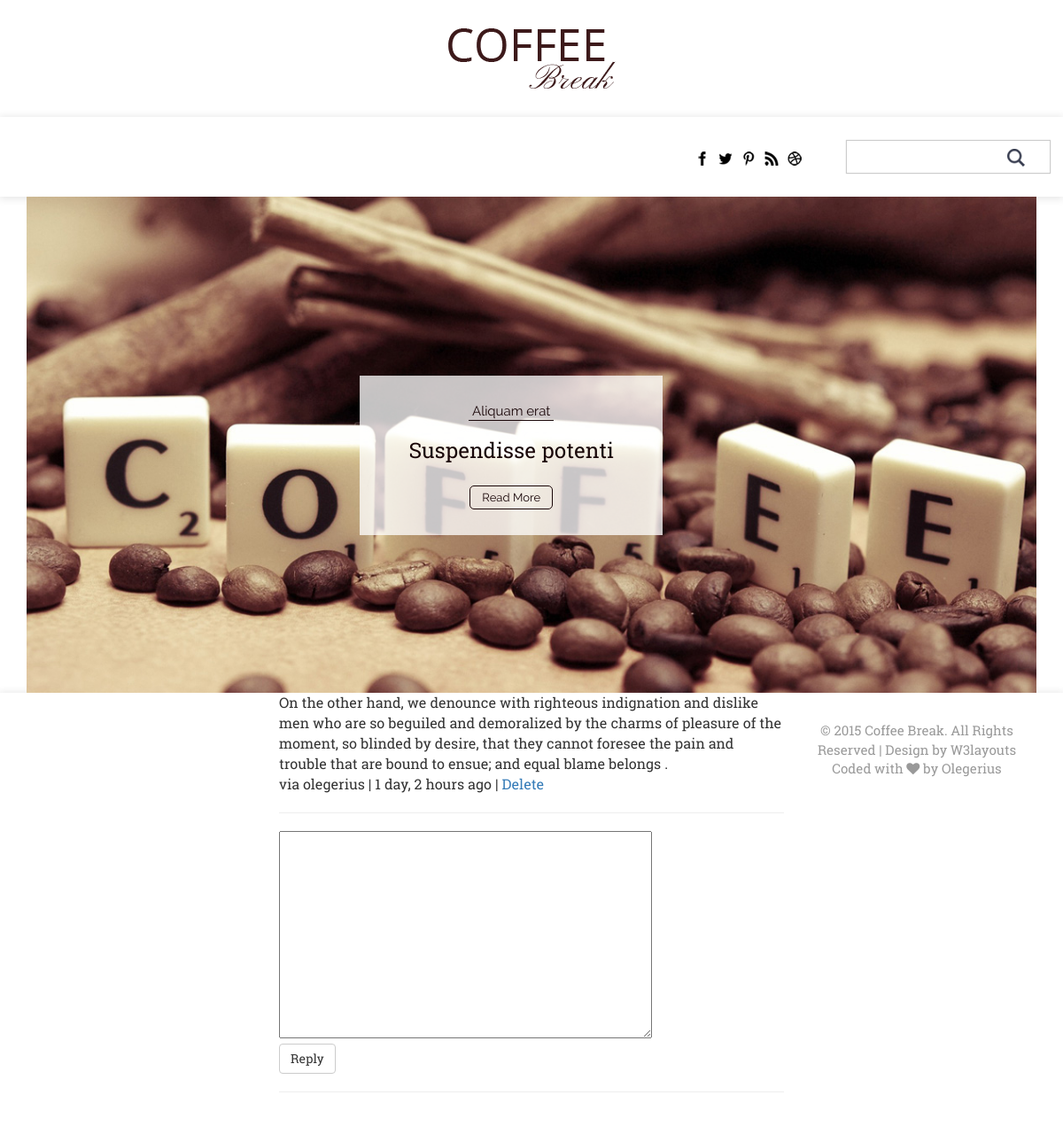
Page /comments/1/ (signed in) on the committed database.
### comments/models.py (models this page shows, shortened)
class Comment(models.Model):
    user = models.ForeignKey(settings.AUTH_USER_MODEL, default=1)
    content_type = models.ForeignKey(ContentType, on_delete=models.CASCADE)
    object_id = models.PositiveIntegerField()
    content_object = GenericForeignKey('content_type', 'object_id')
    parent = models.ForeignKey("self", null=True, blank=True)
    content = models.TextField()
    timestamp = models.DateTimeField(auto_now_add=True)
    objects = CommentManager()
    class Meta:
        ordering = ['-timestamp']
    def get_delete_url(self):
        return reverse("comments:delete", kwargs={"id": self.id})
    def children(self):  # replies
        return Comment.objects.filter(parent=self)
    @property
    def is_parent(self):
        if self.parent is not None:
            return False
        return True

### comments/views.py (the view, shortened to what this page needs)
# urls.py: url(r'^(?P<id>\d+)/$', comment_thread, name='thread'),
def comment_thread(request, id):
    try:
        obj = Comment.objects.get(id=id)
    except:
        raise Http404
    if not obj.is_parent:
        obj = obj.parent
    content_object = obj.content_object # Post that the comment is on
    content_id = obj.content_object.id
    initial_data = {
            "content_type": obj.content_type,
            "object_id": obj.object_id
    }
    form = CommentForm(request.POST or None, initial=initial_data)
    context = {
        "comment": obj,
        "form": form,
    }
    return render(request, "comment_thread.html", context)

### comments/forms.py
class CommentForm(forms.Form):
    content_type = forms.CharField(widget=forms.HiddenInput)
    object_id = forms.IntegerField(widget=forms.HiddenInput)
    content = forms.CharField(label='', widget=forms.Textarea)

### templates/comment_thread.html (shortened to what this page needs)
{% extends "base.html" %}
{% load urlify %}
{% load crispy_forms_tags %}
{% block content %}
<div class='col-sm-6 col-sm-offset-3'>
          <p>{{ comment.content }}</p>
          <footer>via {{ comment.user }} | {{ comment.timestamp|timesince }} ago |  {% if request.user == comment.user %}<a href='{{ comment.get_delete_url }}'>Delete</a> {% endif %}</footer>
          <hr/>
          <div>
             {% if request.user.is_authenticated %}
            <form method="POST" action="."> {% csrf_token %}
                {{ form|crispy }}
                <input type='submit' value='Reply' class='btn btn-default'>
            </form>
            {% else %}
            <p>You must login to comment </p>
            {% endif %}
        </div>
        <hr/>
</div>
{% endblock content %}

### static/css/style.css (style rules this page uses)
html, body { font-size: 100%; background: #fff; }
body { font-size: 100%; font-family: 'RobotoSlab-Regular'; }
body a { transition: 0.5s all ease; -webkit-transition: 0.5s all ease; -moz-transition: 0.5s all ease; -o-transition: 0.5s all ease; -ms-transition: 0.5s all ease; }
p { margin:0; }

### static/css/chocolat.css (style rules this page uses)
body { margin:0; padding:0; }

### rows in the picture
Comment: content "On the other hand, we denounce with righteous indignation and dislike men who are so beguiled and demoralized by the charms of pleasure of the moment, so blinded by desire, that they cannot foresee the pain and trouble that are bound to ensue; and equal blame belongs .", user "olegerius", timestamp "1 day, 2 hours"
